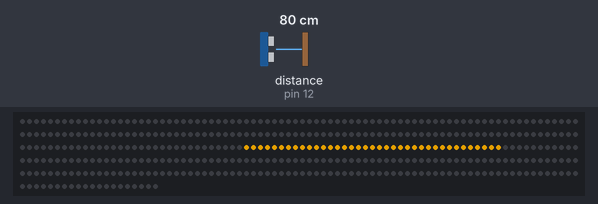
Bench run of a sketch on a simulated Arduino Uno, built with avr-gcc and run on an emulated ATmega328P. On the bench: 420 RGB LEDs in strip order, left to right, continuing on the next row. Wiring (inferred from the names in the program): ultrasonic range finder: trigger pin 13; echo pin 12. The inputs (shaded band) are chosen by the test bench; at power-on: distance to the obstacle (sensor on pin 12) 80 cm. The echo pulse lasts 58.3 µs per cm; dim RGB values are drawn brighter than linear.

Above: at 1.27 s.
1.3 s: distance to the obstacle (sensor on pin 12) set to 2 cm
At 3.04 s:
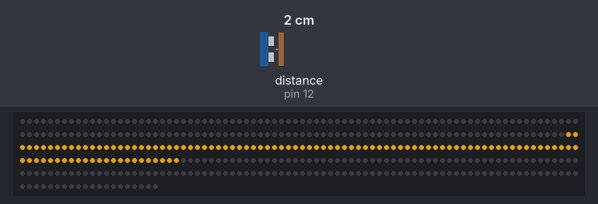
At 11.19 s:
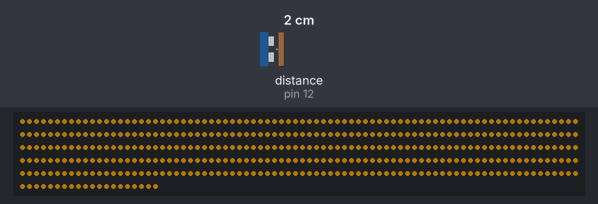

The sketch:

sketch_sep24b.ino
```cpp
#include <FastLED.h>

#define NUM_LEDS 420
#define DATA_PIN 7
#define ECHO_PIN 12
#define TRIG_PIN 13

CRGB leds[NUM_LEDS];
int currentColorHue = 0; // Starting color hue for the effects
int spreadStep = 0; // Controls the spread of the power effect
bool isBreathing = true; // Flag to manage when to run breathing effect
bool isPowerEffectActive = false; // Flag to check if power effect is active

unsigned long lastUpdate = 0; // Timing control for effect updates
unsigned long interval = 50; // Reduced interval to make the effect faster
unsigned long movementLastDetected = 0; // Time when movement was last detected

void setup() {
  FastLED.addLeds<WS2812B, DATA_PIN, GRB>(leds, NUM_LEDS);
  pinMode(ECHO_PIN, INPUT);
  pinMode(TRIG_PIN, OUTPUT);
  Serial.begin(9600);
}

void loop() {
  unsigned long currentMillis = millis();

  // Check if movement is detected within a range of 15 cm
  if (checkMovement()) {
    if (!isPowerEffectActive) { // Start power effect if not already active
      isPowerEffectActive = true;
      isBreathing = false; // Stop breathing effect
      spreadStep = 0; // Reset the spread step at the start of the effect
      currentColorHue = (currentColorHue + 45) % 256; // Change hue each cycle
    }
  }

  // Run power effect if active
  if (isPowerEffectActive) {
    if (currentMillis - lastUpdate > interval) {
      powerEffect();
      lastUpdate = currentMillis;
    }
  }

  // Return to breathing effect if power effect is not active
  if (!isPowerEffectActive && isBreathing) {
    breathingEffect(currentMillis);
  }

  FastLED.show();
}

bool checkMovement() {
  digitalWrite(TRIG_PIN, LOW);
  delayMicroseconds(2);
  digitalWrite(TRIG_PIN, HIGH);
  delayMicroseconds(10);
  digitalWrite(TRIG_PIN, LOW);
  long duration = pulseIn(ECHO_PIN, HIGH);
  return duration * 0.034 / 2 < 300;
}

void powerEffect() {
  int centerIndex = NUM_LEDS / 2;

  // Light up LEDs from the center to the ends
  if (spreadStep < centerIndex) {
    leds[centerIndex + spreadStep] = CHSV(currentColorHue, 255, 255);
    leds[centerIndex - spreadStep] = CHSV(currentColorHue, 255, 255);
    spreadStep++;
  } else {
    spreadStep = 0; // Reset for the next cycle
    isPowerEffectActive = false; // Deactivate power effect
    isBreathing = true; // Reactivate breathing effect
  }
}

void breathingEffect(unsigned long currentMillis) {
  static unsigned long lastBreathUpdate = 0;
  static int breathBrightness = 128;
  static int breathDirection = 10; // Increased rate of change for a more dynamic effect

  // Faster paced update interval
  if (currentMillis - lastBreathUpdate > 30) { // Update interval is now 30ms
    lastBreathUpdate = currentMillis;
    breathBrightness += breathDirection;

    // Ensure breathBrightness stays within visible range
    if (breathBrightness < 80) {
      breathBrightness = 80; // Set minimum brightness to 80 to prevent 'off' state
      breathDirection = -breathDirection; // Reverse direction
    } else if (breathBrightness > 220) {
      breathBrightness = 220; // Set maximum brightness to 220
      breathDirection = -breathDirection; // Reverse direction
    }

    fill_solid(leds, NUM_LEDS, CHSV(currentColorHue, 255, breathBrightness));
  }
}
```
